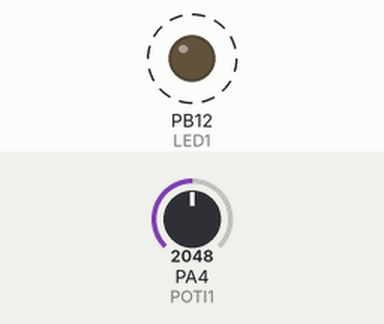
The sketch below on a simulated STM32 Blue Pill. Shown: output pins drawn as LEDs (lit = HIGH). Dashed ring = blinking. Inputs (shaded band) come from the test bench; at power-on: PA4 (POTI1) = 2048.

Above: at 1.4 s.
1.5 s: PA4 (POTI1) set to 4095
At 2.88 s:
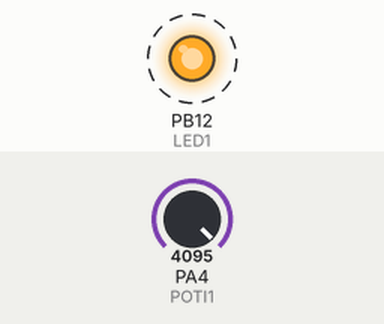
4.8 s: PA4 (POTI1) set to 2047
At 5.69 s:
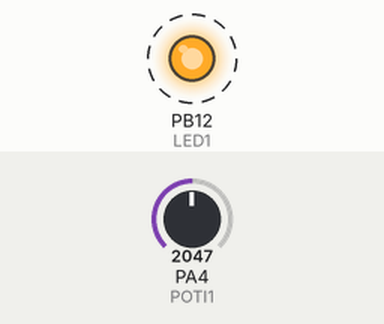
Timing chart, 0 to 14.1 s (numbered marks = the images above; inputs shaded):
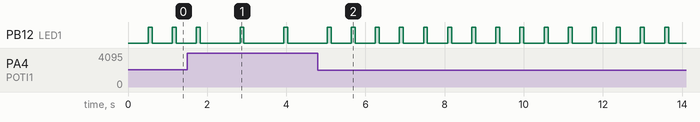

The sketch:

_015_PotiBlinkSimple.ino
```cpp
/*
  read potientiometer and influence the blink time
  of a LED

  turn motors forwared and backward

  Klopfer Percusive Controller

  May 2017, ChrisMicro

*/

#define POTI1 PA4
#define POTI2 PA5
#define POTI3 PA6
#define POTI4 PA7
#define POTI5 PB0
#define POTI6 PB1

#define LED1 PB12
#define LED2 PB13
#define LED3 PB11
#define LED4 PB10


void setup()
{
  pinMode(LED1, OUTPUT);


  pinMode(POTI1, INPUT_ANALOG);

}

void loop()
{
  int v1;

  v1 = map(analogRead( POTI1 ), 0, 4095, 20, 1000); // map analog range 0..4094 to values 20..1000

  digitalWrite(LED1, 0);
  delay( v1  );
  digitalWrite(LED1, 1);

  delay(100);

}
```

Measured:
- after the input at 1.5 s, PB12 (LED1): alternates HIGH for 0.10 s and LOW for 1.0 s, starting after 1.3 s
- after the input at 4.8 s, PB12 (LED1): alternates HIGH for 0.10 s and LOW for 0.51 s, starting after 0.84 s
- by itself, PB12 (LED1): alternates HIGH for 0.10 s and LOW for 0.51 s
